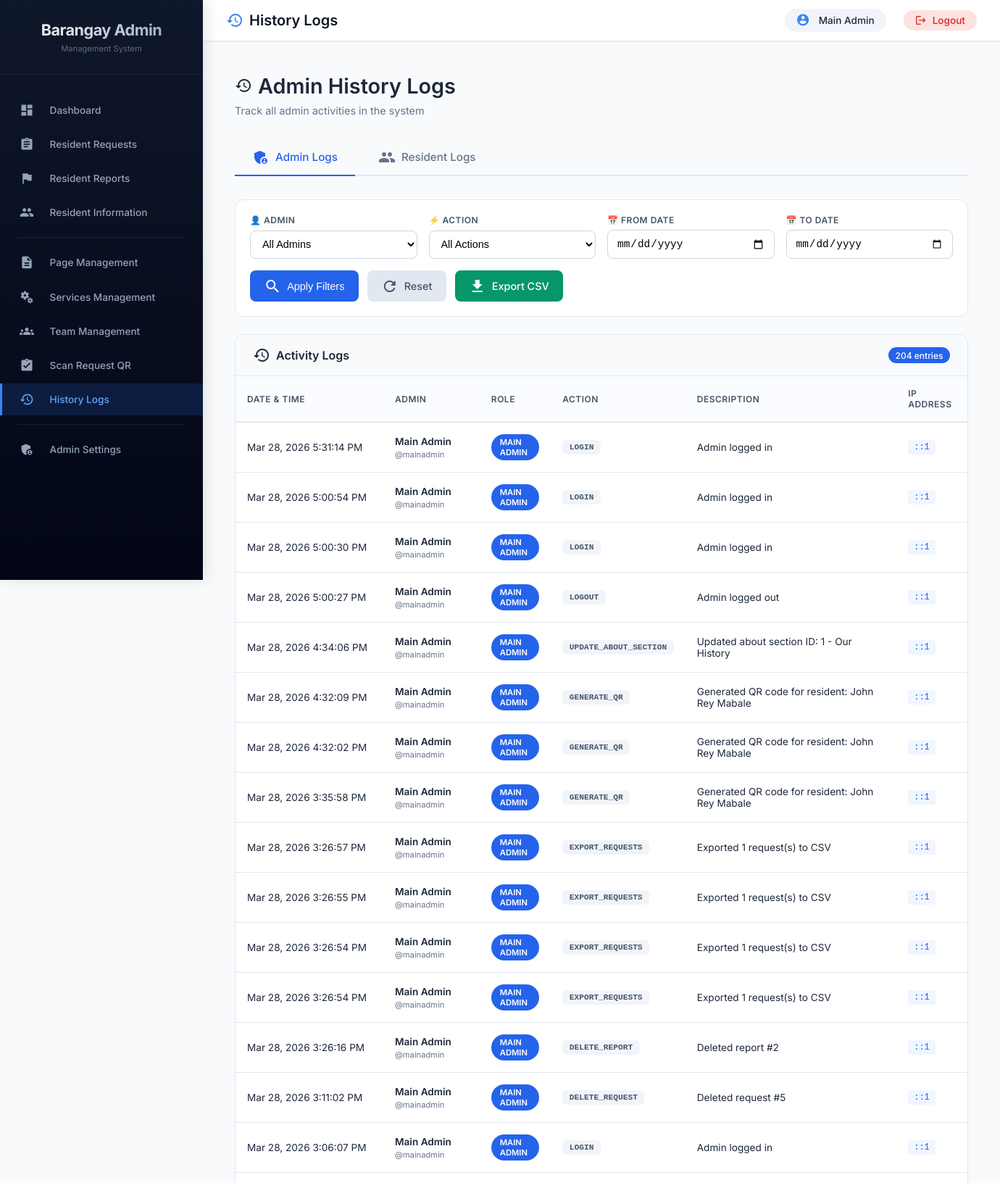
Page /admin/logs.php (signed in, upper part) on the committed database.
### tables this page shows
CREATE TABLE `admin_logs` (
  `id` int(11) NOT NULL,
  `admin_id` int(11) DEFAULT NULL,
  `action` varchar(100) DEFAULT NULL,
  `description` text DEFAULT NULL,
  `ip_address` varchar(45) DEFAULT NULL,
  `user_agent` text DEFAULT NULL,
  `created_at` timestamp NOT NULL DEFAULT current_timestamp()
);

### admin/logs.php (the view, shortened to what this page needs)
<?php
$database = new Database();
$db = $database->getConnection();
$admin_filter = isset($_GET['admin']) ? $_GET['admin'] : '';
$action_filter = isset($_GET['action']) ? $_GET['action'] : '';
$date_from = isset($_GET['from']) ? $_GET['from'] : '';
$date_to = isset($_GET['to']) ? $_GET['to'] : '';
$query = "SELECT l.*, a.username, a.first_name, a.last_name, a.admin_type as role
          FROM admin_logs l
          LEFT JOIN admins a ON l.admin_id = a.id
          WHERE 1=1";
$query .= " ORDER BY l.created_at DESC";
$stmt = $db->prepare($query);
$stmt->execute();
$logs = $stmt->fetchAll(PDO::FETCH_ASSOC);
include dirname(__FILE__) . '/includes/admin_header.php';
?>
<div class="admin-management">
    <div class="page-header">
        <h1>
            <span class="material-icons">history</span>
            Admin History Logs
        </h1>
        <p>Track all admin activities in the system</p>
    </div>
    <div class="tabs-container">
        <div class="tabs">
            <a href="logs.php" class="tab-btn active">
                <span class="material-icons">admin_panel_settings</span>
                Admin Logs
            </a>
            <a href="resident_logs.php" class="tab-btn">
                <span class="material-icons">people</span>
                Resident Logs
            </a>
        </div>
    </div>
    <div class="filter-section">
        <form method="GET" class="filter-form">
            <div class="filter-group">
                <label>👤 ADMIN</label>
                <select name="admin" id="admin">
                    <option value="">All Admins</option>
                </select>
            </div>
            <div class="filter-group">
                <label>⚡ ACTION</label>
                <select name="action" id="action">
                    <option value="">All Actions</option>
                </select>
            </div>
            <div class="filter-group">
                <label>📅 FROM DATE</label>
                <input type="date" name="from" id="from" value="<?php echo htmlspecialchars($date_from); ?>">
            </div>
            <div class="filter-group">
                <label>📅 TO DATE</label>
                <input type="date" name="to" id="to" value="<?php echo htmlspecialchars($date_to); ?>">
            </div>
            <div class="filter-actions">
                <button type="submit" class="btn-filter">
                    <span class="material-icons">search</span> Apply Filters
                </button>
                <a href="logs.php" class="btn-clear">
                    <span class="material-icons">refresh</span> Reset
                </a>
                <a href="?export=csv&admin=<?php echo urlencode($admin_filter); ?>&action=<?php echo urlencode($action_filter); ?>&from=<?php echo urlencode($date_from); ?>&to=<?php echo urlencode($date_to); ?>" class="btn-export">
                    <span class="material-icons">download</span> Export CSV
                </a>
            </div>
        </form>
    </div>
    <div class="table-card">
        <div class="table-header">
            <h2>
                <span class="material-icons">history</span>
                Activity Logs
            </h2>
            <span class="badge"><?php echo count($logs); ?> entries</span>
        </div>
        <div class="table-responsive">
            <table class="data-table">
                <thead>
                    <tr>
                        <th>Date & Time</th>
                        <th>Admin</th>
                        <th>Role</th>
                        <th>Action</th>
                        <th>Description</th>
                        <th>IP Address</th>
                </thead>
                <tbody>
                    <?php if (empty($logs)): ?>
                    <tr>
                        <td colspan="6" class="empty-state">
                            <span class="material-icons">history</span>
                            <p>No logs found</p>
                        </td>
                    </tr>
                    <?php else: ?>
                        <?php foreach ($logs as $log): ?>
                        <tr>
                            <td style="white-space: nowrap;"><?php echo date('M j, Y g:i:s A', strtotime($log['created_at'])); ?></td>
                            <td>
                                <div class="admin-name"><?php echo htmlspecialchars(($log['first_name'] ?? '') . ' ' . ($log['last_name'] ?? '')); ?></div>
                                <div class="admin-username">@<?php echo htmlspecialchars($log['username'] ?? ''); ?></div>
                            </td>
                            <td>
                                <span class="role-badge <?php echo ($log['role'] ?? '') == 'main_admin' ? 'main' : 'staff'; ?>">
                                    <?php echo ($log['role'] ?? '') == 'main_admin' ? 'Main Admin' : 'Staff'; ?>
                                </span>
                            </td>
                            <td><span class="action-badge"><?php echo htmlspecialchars($log['action']); ?></span></td>
                            <td><?php echo htmlspecialchars($log['description']); ?></td>
                            <td><span class="ip-address"><?php echo htmlspecialchars($log['ip_address']); ?></span></td>
                        </tr>
                        <?php endforeach; ?>
                    <?php endif; ?>
                </tbody>
            </table>
        </div>
    </div>
</div>
<?php include dirname(__FILE__) . '/includes/admin_footer.php'; ?>

### admin/includes/admin_header.php (style rules this page uses)
* { margin: 0; padding: 0; box-sizing: border-box; }
body { font-family: 'Inter', 'Segoe UI', Tahoma, Geneva, Verdana, sans-serif; background: #f8fafc; overflow-x: hidden; }

### admin/logs.php (style rules this page uses)
.admin-management { max-width: 1400px; margin: 0 auto; padding: 1rem; }
.page-header { margin-bottom: 2rem; }
.page-header h1 { font-size: 1.8rem; font-weight: 600; color: #1e293b; margin: 0; display: flex; align-items: center; gap: 0.5rem; }
.page-header p { color: #64748b; font-size: 0.9rem; margin-top: 0.5rem; }
.tabs-container { margin-bottom: 2rem; border-bottom: 2px solid #e2e8f0; }
.tabs { display: flex; gap: 0.5rem; }
.tab-btn { padding: 0.75rem 1.5rem; background: none; border: none; font-size: 0.95rem; font-weight: 500; color: #64748b; cursor: pointer; display: inline-flex; align-items: center; gap: 0.5rem; border-bottom: 2px solid transparent; transition: all 0.2s; margin-bottom: -2px; text-decoration: none; }
.tab-btn.active { color: #2563eb; border-bottom-color: #2563eb; }
.filter-section { background: white; border-radius: 12px; border: 1px solid #e2e8f0; padding: 1.25rem; margin-bottom: 1.5rem; }
.filter-form { display: flex; gap: 1rem; flex-wrap: wrap; align-items: flex-end; }
.filter-group { flex: 1; min-width: 180px; }
.filter-group label { display: block; font-size: 0.75rem; font-weight: 600; color: #475569; margin-bottom: 0.4rem; text-transform: uppercase; letter-spacing: 0.5px; }
.filter-group input, .filter-group select { width: 100%; padding: 0.6rem 0.75rem; border: 1px solid #cbd5e1; border-radius: 8px; font-size: 0.9rem; background: white; transition: all 0.2s; }
.filter-actions { display: flex; gap: 0.75rem; }
.btn-filter, .btn-clear, .btn-export { padding: 0.6rem 1.2rem; border: none; border-radius: 8px; font-size: 0.9rem; font-weight: 500; cursor: pointer; display: inline-flex; align-items: center; gap: 0.5rem; text-decoration: none; transition: all 0.2s; }
.btn-filter { background: #2563eb; color: white; }
.btn-clear { background: #e2e8f0; color: #475569; }
.btn-export { background: #059669; color: white; }
.table-card { background: white; border-radius: 12px; border: 1px solid #e2e8f0; overflow: hidden; box-shadow: 0 1px 2px rgba(0,0,0,0.03); }
.table-header { padding: 1rem 1.5rem; background: #f8fafc; border-bottom: 1px solid #e2e8f0; display: flex; justify-content: space-between; align-items: center; flex-wrap: wrap; gap: 1rem; }
.table-header h2 { font-size: 1rem; font-weight: 600; color: #1e293b; display: flex; align-items: center; gap: 0.5rem; margin: 0; }
.table-header .badge { background: #2563eb; color: white; padding: 0.2rem 0.6rem; border-radius: 20px; font-size: 0.75rem; font-weight: 500; }
.table-responsive { overflow-x: auto; -webkit-overflow-scrolling: touch; }
.data-table { width: 100%; border-collapse: collapse; min-width: 1000px; }
.data-table th { text-align: left; padding: 1rem; background: #fafcff; color: #475569; font-weight: 600; font-size: 0.75rem; border-bottom: 2px solid #e2e8f0; text-transform: uppercase; letter-spacing: 0.5px; }
.data-table td { padding: 1rem; border-bottom: 1px solid #e2e8f0; color: #1e293b; font-size: 0.85rem; vertical-align: middle; }
.data-table th:nth-child(1), .data-table td:nth-child(1) { width: 15%; }
.data-table th:nth-child(2), .data-table td:nth-child(2) { width: 15%; }
.data-table th:nth-child(3), .data-table td:nth-child(3) { width: 10%; }
.data-table th:nth-child(4), .data-table td:nth-child(4) { width: 12%; }
.data-table th:nth-child(5), .data-table td:nth-child(5) { width: 38%; }
.data-table th:nth-child(6), .data-table td:nth-child(6) { width: 10%; }
.action-badge { background: #f1f5f9; padding: 0.25rem 0.6rem; border-radius: 6px; font-size: 0.7rem; font-family: monospace; font-weight: 600; color: #475569; display: inline-block; }
.role-badge { display: inline-block; padding: 0.25rem 0.75rem; border-radius: 20px; font-size: 0.7rem; font-weight: 600; text-transform: uppercase; }
.role-badge.main { background: #2563eb; color: white; }
.ip-address { font-family: monospace; font-size: 0.75rem; color: #2563eb; background: #eff6ff; padding: 0.2rem 0.5rem; border-radius: 4px; display: inline-block; }
.admin-name { font-weight: 600; color: #1e293b; }
.admin-username { font-size: 0.7rem; color: #64748b; margin-top: 0.2rem; }

### rows in the picture
admin_logs: created_at "Mar 28, 2026 5:31:14 PM", admin.last_name "Main Admin", admin.username "mainadmin", shows "MAIN ADMIN", action "LOGIN", description "Admin logged in", ip_address "::1"
admin_logs: created_at "Mar 28, 2026 5:00:54 PM", admin.last_name "Main Admin", admin.username "mainadmin", shows "MAIN ADMIN", action "LOGIN", description "Admin logged in", ip_address "::1"
admin_logs: created_at "Mar 28, 2026 5:00:30 PM", admin.last_name "Main Admin", admin.username "mainadmin", shows "MAIN ADMIN", action "LOGIN", description "Admin logged in", ip_address "::1"
admin_logs: created_at "Mar 28, 2026 5:00:27 PM", admin.last_name "Main Admin", admin.username "mainadmin", shows "MAIN ADMIN", action "LOGOUT", description "Admin logged out", ip_address "::1"
admin_logs: created_at "Mar 28, 2026 4:34:06 PM", admin.last_name "Main Admin", admin.username "mainadmin", shows "MAIN ADMIN", action "UPDATE_ABOUT_SECTION", description "Updated about section ID: 1 - Our History", ip_address "::1"
admin_logs: created_at "Mar 28, 2026 4:32:09 PM", admin.last_name "Main Admin", admin.username "mainadmin", shows "MAIN ADMIN", action "GENERATE_QR", description "Generated QR code for resident: John Rey Mabale", ip_address "::1"
admin_logs: created_at "Mar 28, 2026 4:32:02 PM", admin.last_name "Main Admin", admin.username "mainadmin", shows "MAIN ADMIN", action "GENERATE_QR", description "Generated QR code for resident: John Rey Mabale", ip_address "::1"
admin_logs: created_at "Mar 28, 2026 3:35:58 PM", admin.last_name "Main Admin", admin.username "mainadmin", shows "MAIN ADMIN", action "GENERATE_QR", description "Generated QR code for resident: John Rey Mabale", ip_address "::1"
admin_logs: created_at "Mar 28, 2026 3:26:57 PM", admin.last_name "Main Admin", admin.username "mainadmin", shows "MAIN ADMIN", action "EXPORT_REQUESTS", description "Exported 1 request(s) to CSV", ip_address "::1"
admin_logs: created_at "Mar 28, 2026 3:26:55 PM", admin.last_name "Main Admin", admin.username "mainadmin", shows "MAIN ADMIN", action "EXPORT_REQUESTS", description "Exported 1 request(s) to CSV", ip_address "::1"
admin_logs: created_at "Mar 28, 2026 3:26:54 PM", admin.last_name "Main Admin", admin.username "mainadmin", shows "MAIN ADMIN", action "EXPORT_REQUESTS", description "Exported 1 request(s) to CSV", ip_address "::1"
admin_logs: created_at "Mar 28, 2026 3:26:54 PM", admin.last_name "Main Admin", admin.username "mainadmin", shows "MAIN ADMIN", action "EXPORT_REQUESTS", description "Exported 1 request(s) to CSV", ip_address "::1"
admin_logs: created_at "Mar 28, 2026 3:26:16 PM", admin.last_name "Main Admin", admin.username "mainadmin", shows "MAIN ADMIN", action "DELETE_REPORT", description "Deleted report #2", ip_address "::1"
admin_logs: created_at "Mar 28, 2026 3:11:02 PM", admin.last_name "Main Admin", admin.username "mainadmin", shows "MAIN ADMIN", action "DELETE_REQUEST", description "Deleted request #5", ip_address "::1"
admin_logs: created_at "Mar 28, 2026 3:06:07 PM", admin.last_name "Main Admin", admin.username "mainadmin", shows "MAIN ADMIN", action "LOGIN", description "Admin logged in", ip_address "::1"

### other values in the picture
$_SESSION['admin_name'] "Main Admin"
count($logs) "204"
